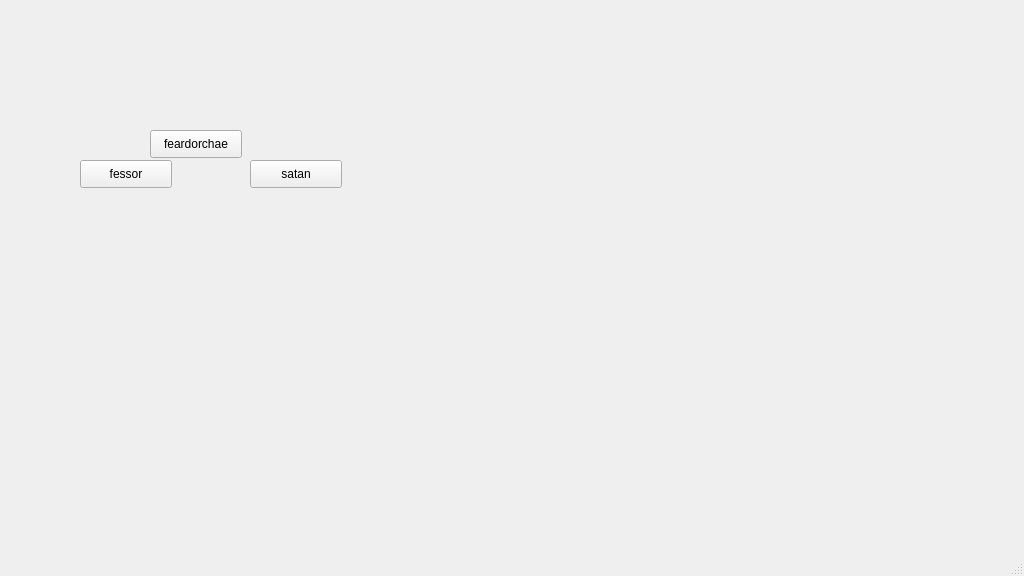
<?xml version="1.0" encoding="UTF-8"?>
<ui version="4.0">
 <class>banished</class>
 <widget class="QMainWindow" name="banished">
  <property name="geometry">
   <rect>
    <x>0</x>
    <y>0</y>
    <width>1024</width>
    <height>576</height>
   </rect>
  </property>
  <property name="windowTitle">
   <string>MainWindow</string>
  </property>
  <widget class="QWidget" name="centralwidget">
   <widget class="QWidget" name="widget" native="true">
    <property name="geometry">
     <rect>
      <x>90</x>
      <y>320</y>
      <width>81</width>
      <height>111</height>
     </rect>
    </property>
   </widget>
   <widget class="QWidget" name="widget_2" native="true">
    <property name="geometry">
     <rect>
      <x>150</x>
      <y>340</y>
      <width>81</width>
      <height>111</height>
     </rect>
    </property>
   </widget>
   <widget class="QWidget" name="widget_3" native="true">
    <property name="geometry">
     <rect>
      <x>230</x>
      <y>340</y>
      <width>81</width>
      <height>111</height>
     </rect>
    </property>
   </widget>
   <widget class="QWidget" name="widget_4" native="true">
    <property name="geometry">
     <rect>
      <x>260</x>
      <y>220</y>
      <width>81</width>
      <height>111</height>
     </rect>
    </property>
   </widget>
   <widget class="QWidget" name="widget_5" native="true">
    <property name="geometry">
     <rect>
      <x>110</x>
      <y>220</y>
      <width>81</width>
      <height>111</height>
     </rect>
    </property>
   </widget>
   <widget class="QWidget" name="widget_6" native="true">
    <property name="geometry">
     <rect>
      <x>190</x>
      <y>270</y>
      <width>81</width>
      <height>111</height>
     </rect>
    </property>
   </widget>
   <widget class="QWidget" name="widget_7" native="true">
    <property name="geometry">
     <rect>
      <x>380</x>
      <y>210</y>
      <width>191</width>
      <height>181</height>
     </rect>
    </property>
   </widget>
   <widget class="QPushButton" name="pushButton">
    <property name="geometry">
     <rect>
      <x>80</x>
      <y>160</y>
      <width>92</width>
      <height>28</height>
     </rect>
    </property>
    <property name="text">
     <string>fessor</string>
    </property>
   </widget>
   <widget class="QPushButton" name="pushButton_2">
    <property name="geometry">
     <rect>
      <x>250</x>
      <y>160</y>
      <width>92</width>
      <height>28</height>
     </rect>
    </property>
    <property name="text">
     <string>satan</string>
    </property>
   </widget>
   <widget class="QPushButton" name="pushButton_3">
    <property name="geometry">
     <rect>
      <x>150</x>
      <y>130</y>
      <width>92</width>
      <height>28</height>
     </rect>
    </property>
    <property name="text">
     <string>feardorchae</string>
    </property>
   </widget>
   <widget class="QWidget" name="widget_8" native="true">
    <property name="geometry">
     <rect>
      <x>100</x>
      <y>200</y>
      <width>201</width>
      <height>251</height>
     </rect>
    </property>
   </widget>
  </widget>
  <widget class="QMenuBar" name="menubar">
   <property name="geometry">
    <rect>
     <x>0</x>
     <y>0</y>
     <width>1024</width>
     <height>25</height>
    </rect>
   </property>
  </widget>
  <widget class="QStatusBar" name="statusbar"/>
 </widget>
 <resources/>
 <connections/>
</ui>
